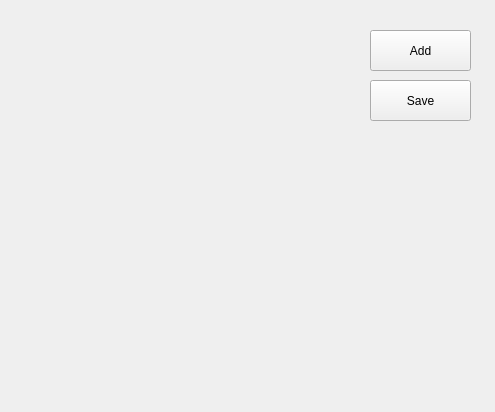
<?xml version="1.0" encoding="UTF-8"?>
<ui version="4.0">
 <class>TemplateWindow</class>
 <widget class="QWidget" name="TemplateWindow">
  <property name="geometry">
   <rect>
    <x>0</x>
    <y>0</y>
    <width>495</width>
    <height>412</height>
   </rect>
  </property>
  <property name="windowTitle">
   <string>Form</string>
  </property>
  <widget class="QWidget" name="formWidget" native="true">
   <property name="geometry">
    <rect>
     <x>10</x>
     <y>10</y>
     <width>351</width>
     <height>351</height>
    </rect>
   </property>
  </widget>
  <widget class="QPushButton" name="addButton">
   <property name="geometry">
    <rect>
     <x>370</x>
     <y>30</y>
     <width>101</width>
     <height>41</height>
    </rect>
   </property>
   <property name="text">
    <string>Add</string>
   </property>
  </widget>
  <widget class="QPushButton" name="saveButton">
   <property name="geometry">
    <rect>
     <x>370</x>
     <y>80</y>
     <width>101</width>
     <height>41</height>
    </rect>
   </property>
   <property name="text">
    <string>Save</string>
   </property>
  </widget>
 </widget>
 <resources/>
 <connections/>
</ui>
